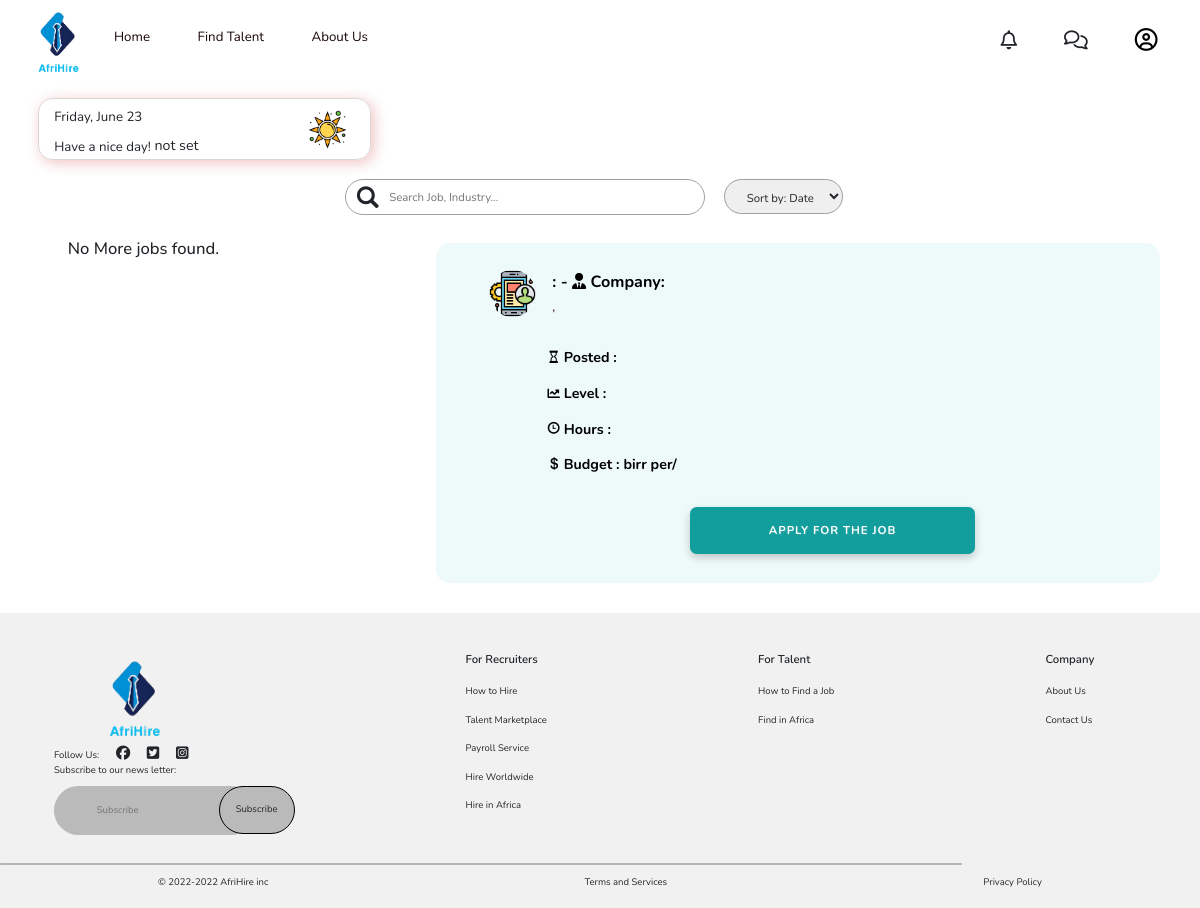
/findjob.php, run on an earlier commit of the app's database.
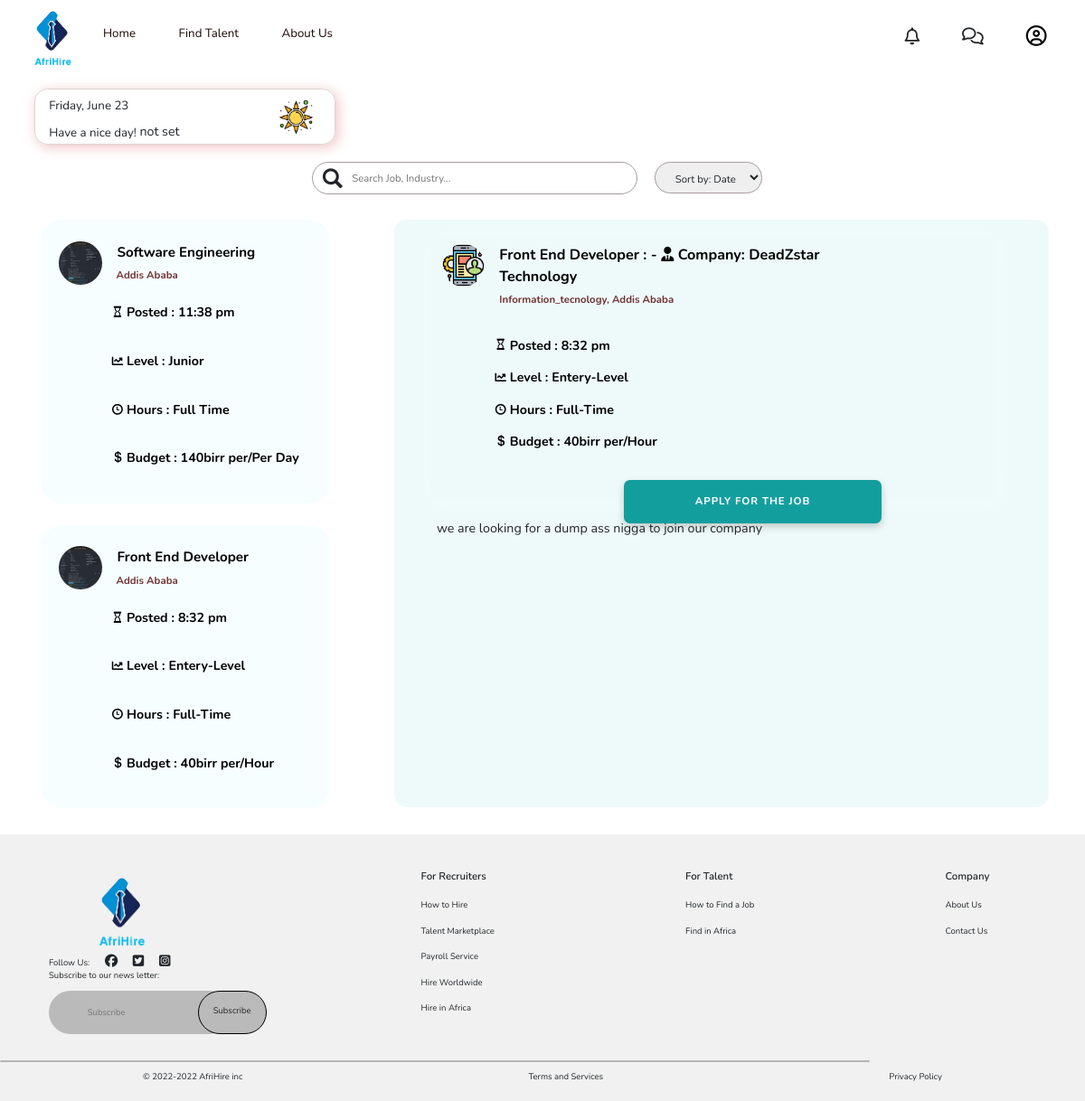
And on a later commit of the database.
### tables this page shows
CREATE TABLE `job_postings` (
  `id` int NOT NULL,
  `company_id` int NOT NULL,
  `company_logo` varchar(255) DEFAULT NULL,
  `job_posted_date` timestamp NOT NULL DEFAULT CURRENT_TIMESTAMP,
  `company_name` varchar(255) NOT NULL,
  `company_location` varchar(255) NOT NULL,
  `job_title` varchar(255) NOT NULL,
  `company_industry` varchar(255) NOT NULL,
  `employment_type` varchar(255) NOT NULL,
  `seniority_level` varchar(255) NOT NULL,
  `payment_amount` decimal(20,0) NOT NULL,
  `payment_frequency` varchar(255) NOT NULL,
  `job_description` text NOT NULL
);

### src/core/DataBase.php (called while the page is built, shortened)
<?php
class DataBase {
    private string $url = "mysql:host=localhost;dbname=job_portal";
    private string $username = "admin";
    private string $password = "admin";
    private ?PDO $connection;
    public function __construct() {
        try {
            $this->connection = new PDO($this->url, $this->username, $this->password);
            $this->connection->setAttribute(PDO::ATTR_ERRMODE, PDO::ERRMODE_EXCEPTION);
        } catch(PDOException $e) {
            echo "Error connecting to database: " . $e->getMessage();
        }
    }
    public function getConnection():PDO {
        return $this->connection;
    }
}

### src/controller/JobPosted.php (called while the page is built, shortened)
<?php
require_once dirname(__DIR__) . '/core/DataBase.php';
class JobPosted
{
    private PDO $connection;
    public function __construct()
    {
        $this->db = new DataBase();
        $this->connection = $this->db->getConnection();
    }
    public function getJobPostings($search = '', $sort = 'job_posted_date')
    {
        $sql = "SELECT * FROM job_postings WHERE 1=1";
        switch ($sort) {
            case 'job_posted_date':
                $sql .= " ORDER BY job_posted_date DESC";
                break;
        }
        $stmt = $this->connection->prepare($sql);
        $stmt->execute();
        $rowCount = $stmt->rowCount();
        $jobPostings = [];
        if ($rowCount > 0) {
            while ($row = $stmt->fetch(PDO::FETCH_ASSOC))
            {
                $jobPostings[] = $row;
            }
        }
        return $jobPostings;
    }
}
?>

### public/findjob.php (the view, shortened to what this page needs)
<?php
require '../src/controller/JobPosted.php';
$search = isset($_POST['search']) ? $_POST['search'] : '';
$sort = isset($_POST['sort']) ? $_POST['sort'] : 'job_posted_date';
$jobPosting = new JobPosted();
$jobList = $jobPosting->getJobPostings($search, $sort);
?>
<!DOCTYPE html>
<html lang="en">
<head>
    <link rel="stylesheet" href="https://use.fontawesome.com/releases/v5.15.4/css/all.css" />
    <link rel="stylesheet" href="https://maxcdn.bootstrapcdn.com/bootstrap/3.3.7/css/bootstrap.min.css">
    <link href="https://cdn.jsdelivr.net/npm/bootstrap@5.2.3/dist/css/bootstrap.min.css" rel="stylesheet">
    <link rel="stylesheet" href="css/findjob.css">
</head>
<body>
    <header>
        <div class="navbar-container" style="
                position: fixed;
                top: 0;
                left: 0;
                right: 0;
                z-index: 100;">
            <nav>
                <ul class="nav-one">
                    <li>
                        <a href="index.html"><img src="images/logo.png"></a>
                    </li>
                    <li class="nav-item"><a href="index.html">Home</a> </li>
                    <li class="nav-item"> <a href="findtalent.html">Find Talent</a> </li>
                    <li class="nav-item"> <a href="aboutus.html">About Us</a> </li>
                </ul>
                <ul class="nav-two">
                    <div class="nav-icon">
                        <i class="fa fa-bell-o" aria-hidden="true" style="font-size: 20px;"></i>
                    </div>
                    <div class="nav-icon">
                        <i class="fa fa-comments-o" aria-hidden="true" style="font-size: 20px;"></i>
                    </div>
                    <div class="nav-icon">
                        <a href="../src/controller/linkController.php"><i class="fa fa-user-circle-o" aria-hidden="true" style="font-size: 24px; color: rgb(0, 0, 0);"></i></a>
                    </div>
                </ul>
            </nav>
        </div>
    </header>
    <div class="sunset">
        <div style="display: inline-block;">
            <p style="padding-bottom: 0px;
                        margin: 0px;">
            <p id="date" style="padding: 0px; margin: 0px; font-size: 14px;"></p>
            </p>
            <p style="padding: 0px; margin: 0px; font-size: 14px;">
                Have a nice day!
            </p>
        </div>
        <div class="sun">
            <img class="sun" src="images/sun.png" alt="">
        </div>
        <?php
                if (isset($_POST['jobId']))
                {
                    $jobId = $_POST['jobId'];
                    $jobDetail = new JobPosted();
                    $jobDetail2 = $jobDetail->getJobDetail($jobId);
                    echo "hi";
                }
                else{
                    echo "not set";
                }
                ?>
    </div>
    <form action="<?php echo $_SERVER['PHP_SELF']; ?>" method="POST" id="sortForm">
        <div class="search-div">
            <i class="glyphicon glyphicon-search" style="font-size:23px;"></i>
            <input type="text" class="search-input" placeholder="Search Job, Industry..." name="search" value="<?php echo ($search); ?>">
            <select class="sort" name="sort" id="sortSelect">
                <option value="job_posted_date" <?php if ($sort === 'job_posted_date') {
                                                    echo 'selected';
                                                }
                                                ?>>Sort by: Date</option>
            </select>
        </div>
    </form>
    <section class="job-container container-fluid column">
        <div class="job-list col-12 col-lg-4">
            <?php
            if (!empty($jobList)) {
                foreach ($jobList as $job) {
            ?>
                    <div class="job1">
                        <div class="job-pic-div">
                            <?php
                            $imagePath = "images/" . $job['company_logo'];
                            ?>
                            <img class="job-pic" src="<?php echo $imagePath; ?>" alt="no images found">
                        </div>
                        <div class="job-name">
                            <div class="name">
                                <p style="
                                    padding: 0;
                                    color:black;
                                    margin: 6px;
                                    font-size: 16px;
                                 ">
                                    <?= $job['job_title'] ?></p>
                                <p style="
                                    font-size:12px;
                                    margin: 5px;
                                   ">
                                    <?= $job['company_location'] ?> </p>
                            </div>
                            <div class="status">
                                <!-- <?php
                                        $posted_time = strtotime($job['job_posted_date']);
                                        $time_diff = time() - $posted_time;
                                        if ($time_diff < 86400) {
                                            $job_posted_time = date('g:i a', $posted_time);
                                        } else {
                                            $job_posted_time = date('F j, Y', $posted_time);
                                        }
                                        ?> -->
                                <p><i class="glyphicon glyphicon-hourglass" style="font-size:13px;"></i> Posted : <?= $job_posted_time ?></p>
                                <p><i class="fas fa-chart-line capitalize" style="font-size:13px;"></i> Level : <?= $job['seniority_level'] ?></p>
                                <p><i class="glyphicon glyphicon-time capitalize" style="font-size:13px;"></i> Hours : <?= $job['employment_type'] ?></p>
                                <p><i class="glyphicon glyphicon-usd capitalize" style="font-size:13px;"></i> Budget : <?= $job['payment_amount'] . "birr per/" . $job['payment_frequency'] ?></p>
                            </div>
                        </div>
                    </div>
            <?php
                }
            } else {
                echo "<h3 style='padding: 5% 0 0 12%'> No More jobs found.</h3> ";
            }
            ?>
        </div>
        <div class="job-details col-12 col-lg-8">
            <div class="details-top">
                <div class="job2">
                    <div class="job-pic-div">
                        <img class="job-pic" src="images/mobile-app.png" width="35px" alt="">
                    </div>
                    <div class="job-name">
                        <div class="name" style="width: 500px;">
                            <p style="
                                    padding: 0;
                                    color:black;
                                    margin: 5px 75px 5px 5px;
                                    font-size: 17px;
                                    ">
                                <?= $job['job_title'] ?> : - <i class="fa-sharp fa-solid fa-user-tie"></i> Company: <?= $job['company_name'] ?> </p>
                            <p style="
                                    font-size:12px;
                                    margin: 5px;
                                ">
                                <?= $job['company_industry'] ?>, <?= $job['company_location'] ?></p>
                        </div>
                        <div class="status1">
                            <p><i class="glyphicon glyphicon-hourglass" style="font-size:13px;"></i> Posted : <?= $job_posted_time ?></p>
                            <p><i class="fas fa-chart-line capitalize" style="font-size:13px;"></i> Level : <?= $job['seniority_level'] ?></p>
                            <p><i class="glyphicon glyphicon-time capitalize" style="font-size:13px;"></i> Hours : <?= $job['employment_type'] ?></p>
                            <p><i class="glyphicon glyphicon-usd capitalize" style="font-size:13px;"></i> Budget : <?= $job['payment_amount'] . "birr per/" . $job['payment_frequency'] ?></p>
                            <button class="btn1">apply for the job</button>
                        </div>
                    </div>
                </div>
            </div>
            <div class="description">
                <p class="description">
                    <?= $job['job_description'] ?>
                </p>
            </div>
        </div>
    </section>
    <footer>
        <div class="upper-footer-container">
            <div class="left-section">
                <div class="bottom-site-icon">
                    <img src="images/logo.png">
                </div>
                <div class="footer-social-media">
                    <span class="follow-us">Follow Us: </span>
                    <i class="fa-brands fa-facebook"></i>
                    <i class="fa-brands fa-square-twitter"></i>
                    <i class="fa-brands fa-square-instagram"></i>
                </div>
                <div class="subscribe">
                    <p>Subscribe to our news letter: </p>
                    <input type="email" placeholder="Subscribe" class="subscribe-input">
                    <button class="btn-subscribe">Subscribe</button>
                </div>
            </div>
            <div class="right-footer-section footer-links">
                <div class="footer-row-one">
                    <ul>
                        <li class="footer-title">For Recruiters</li>
                        <li class="footer-item">How to Hire</li>
                        <li class="footer-item">Talent Marketplace</li>
                        <li class="footer-item">Payroll Service</li>
                        <li class="footer-item">Hire Worldwide</li>
                        <li class="footer-item">Hire in Africa</li>
                    </ul>
                </div>
                <div class="footer-row-two">
                    <ul>
                        <li class="footer-title">For Talent</li>
                        <li class="footer-item">How to Find a Job</li>
                        <li class="footer-item">Find in Africa</li>
                    </ul>
                </div>
                <div class="footer-row-two">
                    <ul>
                        <li class="footer-title">Company</li>
                        <li class="footer-item">About Us</li>
                        <li class="footer-item">Contact Us</li>
                    </ul>
                </div>
            </div>
        </div>
        <hr>
        <div class="footer-last">
            <p>&copy; 2022-2022 AfriHire inc</p>
            <p>Terms and Services</p>
            <p>Privacy Policy</p>
        </div>
    </footer>
</body>
</html>

What changed in the data, as far as the page shows it:
added job_postings: company_logo (picture), job_title "Software Engineering", company_location "Addis Ababa", job_posted_date "11:38 pm", seniority_level "Junior", employment_type "Full Time", payment_amount "140", payment_frequency "Per Day"
added job_postings: company_logo (picture), job_title "Front End Developer", company_location "Addis Ababa", job_posted_date "8:32 pm", seniority_level "Entery-Level", employment_type "Full-Time", payment_amount "40", payment_frequency "Hour", company_name "DeadZstar Technology", company_industry "Information_tecnology", job_description "we are looking for a dump ass nigga to join our company"
Also different on the page:
text no longer shown: "No More jobs found."
